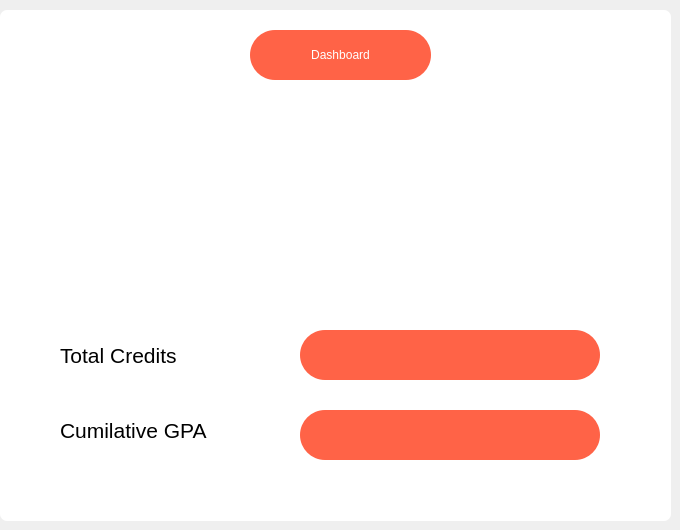
      <widget class="QWidget" name="instructorHome">
       <property name="styleSheet">
        <string notr="true"/>
       </property>
       <widget class="QGroupBox" name="instructorHomeContainer">
        <property name="geometry">
         <rect>
          <x>0</x>
          <y>10</y>
          <width>671</width>
          <height>511</height>
         </rect>
        </property>
        <property name="styleSheet">
         <string notr="true">background-color: white;
border-radius: 7px;</string>
        </property>
        <property name="title">
         <string/>
        </property>
        <widget class="QLabel" name="totalCreditLabel">
         <property name="geometry">
          <rect>
           <x>300</x>
           <y>320</y>
           <width>300</width>
           <height>50</height>
          </rect>
         </property>
         <property name="styleSheet">
          <string notr="true">background-color: tomato;
color: white;
border-radius: 25px;
padding: 10px;
font: 25 14pt &quot;Ubuntu&quot;;</string>
         </property>
         <property name="text">
          <string/>
         </property>
         <property name="alignment">
          <set>Qt::AlignCenter</set>
         </property>
        </widget>
        <widget class="QLabel" name="cGPALabel">
         <property name="geometry">
          <rect>
           <x>300</x>
           <y>400</y>
           <width>300</width>
           <height>50</height>
          </rect>
         </property>
         <property name="styleSheet">
          <string notr="true">background-color: tomato;
color: white;
border-radius: 25px;
padding: 10px;
font: 25 14pt &quot;Ubuntu&quot;;</string>
         </property>
         <property name="text">
          <string/>
         </property>
         <property name="alignment">
          <set>Qt::AlignCenter</set>
         </property>
        </widget>
        <widget class="QLabel" name="label_7">
         <property name="geometry">
          <rect>
           <x>60</x>
           <y>320</y>
           <width>151</width>
           <height>51</height>
          </rect>
         </property>
         <property name="font">
          <font>
           <pointsize>16</pointsize>
          </font>
         </property>
         <property name="text">
          <string>Total Credits</string>
         </property>
        </widget>
        <widget class="QLabel" name="label_8">
         <property name="geometry">
          <rect>
           <x>60</x>
           <y>400</y>
           <width>181</width>
           <height>41</height>
          </rect>
         </property>
         <property name="font">
          <font>
           <pointsize>16</pointsize>
          </font>
         </property>
         <property name="text">
          <string>Cumilative GPA</string>
         </property>
        </widget>
        <widget class="QLabel" name="dashboardLabel">
         <property name="geometry">
          <rect>
           <x>250</x>
           <y>20</y>
           <width>181</width>
           <height>50</height>
          </rect>
         </property>
         <property name="styleSheet">
          <string notr="true">background-color: tomato;
color: white;
border-radius: 25px;
padding: 10px;
font: 25 14pt &quot;Ubuntu&quot;;</string>
         </property>
         <property name="text">
          <string>Dashboard</string>
         </property>
         <property name="alignment">
          <set>Qt::AlignCenter</set>
         </property>
        </widget>
       </widget>
      </widget>
